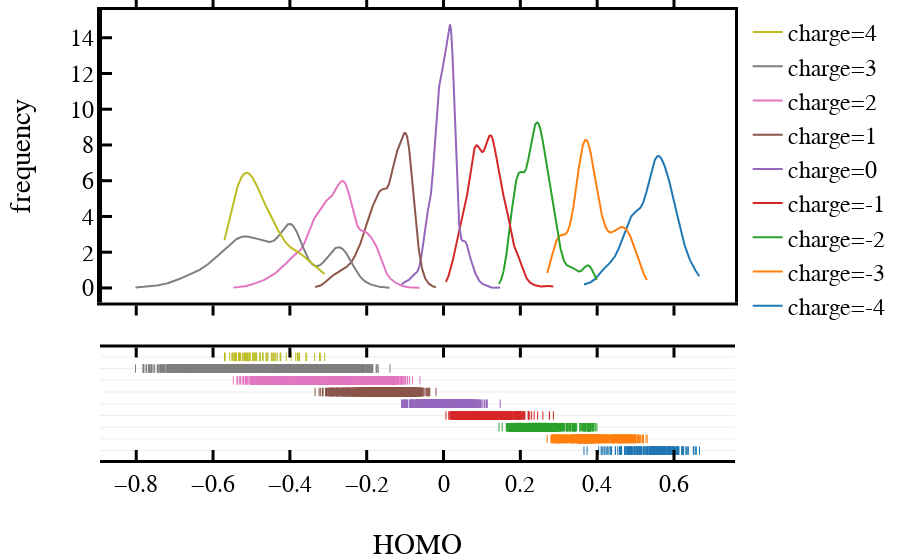

This figure's notebook cell:
### Code cell
import plotly.figure_factory as ff

hist_data, group_labels = [], []
for c in range(-4, 5):
    hist_data += [(df_good[df_good['charge'] == c]['alphaHOMO'].values+0.2)]
    group_labels += ['charge=%d'%c] # name of the dataset

fig = ff.create_distplot(hist_data, group_labels, show_hist=False)
layout = go.Layout()
layout.update(glob_layout)
layout["xaxis"].update({'title': "HOMO"})
layout["yaxis"].update({'title': 'frequency'})
fig.update(layout=layout)
fig.show()
# pio.write_image(fig, '2DEI_alphaHOMO_gap/demo/Pareto_fronts/distribution_HOMO.pdf')

### Figure 1 — Plotly figure (JSON) as saved in the notebook; plotly's stock layout.template omitted (floating-point values rounded to 4 significant figures; data arrays with more than 128 entries replaced by an {"elided": "..."} marker saying what was removed)
{"data": [{"legendgroup": "charge=-4", "marker": {"color": "rgb(31, 119, 180)"}, "mode": "lines", "name": "charge=-4", "showlegend": true, "type": "scatter", "uid": "b92a8999-516f-42b2-84f9-de6d641ae96d", "x": {"elided": "500 float values"}, "xaxis": "x", "y": {"elided": "500 float values"}, "yaxis": "y"}, {"legendgroup": "charge=-3", "marker": {"color": "rgb(255, 127, 14)"}, "mode": "lines", "name": "charge=-3", "showlegend": true, "type": "scatter", "uid": "c4cd6426-516a-47ee-974a-33cdfa29ec91", "x": {"elided": "500 float values"}, "xaxis": "x", "y": {"elided": "500 float values"}, "yaxis": "y"}, {"legendgroup": "charge=-2", "marker": {"color": "rgb(44, 160, 44)"}, "mode": "lines", "name": "charge=-2", "showlegend": true, "type": "scatter", "uid": "193fefc4-a457-4667-af97-fa8ad12f2446", "x": {"elided": "500 float values"}, "xaxis": "x", "y": {"elided": "500 float values"}, "yaxis": "y"}, {"legendgroup": "charge=-1", "marker": {"color": "rgb(214, 39, 40)"}, "mode": "lines", "name": "charge=-1", "showlegend": true, "type": "scatter", "uid": "713e578f-9d85-43ff-8604-ef40bf08ea0d", "x": {"elided": "500 float values"}, "xaxis": "x", "y": {"elided": "500 float values"}, "yaxis": "y"}, {"legendgroup": "charge=0", "marker": {"color": "rgb(148, 103, 189)"}, "mode": "lines", "name": "charge=0", "showlegend": true, "type": "scatter", "uid": "d0b54cbb-3380-483a-8f0e-bacb3c1753ac", "x": {"elided": "500 float values"}, "xaxis": "x", "y": {"elided": "500 float values"}, "yaxis": "y"}, {"legendgroup": "charge=1", "marker": {"color": "rgb(140, 86, 75)"}, "mode": "lines", "name": "charge=1", "showlegend": true, "type": "scatter", "uid": "bb8b37a6-8305-4918-9fd8-9f12ca87560a", "x": {"elided": "500 float values"}, "xaxis": "x", "y": {"elided": "500 float values"}, "yaxis": "y"}, {"legendgroup": "charge=2", "marker": {"color": "rgb(227, 119, 194)"}, "mode": "lines", "name": "charge=2", "showlegend": true, "type": "scatter", "uid": "8c63d08c-3887-4338-bb69-1eaaff731846", "x": {"elided": "500 float values"}, "xaxis": "x", "y": {"elided": "500 float values"}, "yaxis": "y"}, {"legendgroup": "charge=3", "marker": {"color": "rgb(127, 127, 127)"}, "mode": "lines", "name": "charge=3", "showlegend": true, "type": "scatter", "uid": "0a099912-4fa3-4f26-9903-bc71a5d3d301", "x": {"elided": "500 float values"}, "xaxis": "x", "y": {"elided": "500 float values"}, "yaxis": "y"}, {"legendgroup": "charge=4", "marker": {"color": "rgb(188, 189, 34)"}, "mode": "lines", "name": "charge=4", "showlegend": true, "type": "scatter", "uid": "5ffde470-c54a-408c-8c25-3c1707b0e9c5", "x": {"elided": "500 float values"}, "xaxis": "x", "y": {"elided": "500 float values"}, "yaxis": "y"}, {"legendgroup": "charge=-4", "marker": {"color": "rgb(31, 119, 180)", "symbol": "line-ns-open"}, "mode": "markers", "name": "charge=-4", "showlegend": false, "type": "scatter", "uid": "5837ce20-6897-4f5d-8ea1-8965d8e0f053", "x": {"elided": "242 float values"}, "xaxis": "x", "y": {"elided": "242 str values"}, "yaxis": "y2"}, {"legendgroup": "charge=-3", "marker": {"color": "rgb(255, 127, 14)", "symbol": "line-ns-open"}, "mode": "markers", "name": "charge=-3", "showlegend": false, "type": "scatter", "uid": "f945497b-bcf8-4d4a-86b2-5ed18a925b47", "x": {"elided": "691 float values"}, "xaxis": "x", "y": {"elided": "691 str values"}, "yaxis": "y2"}, {"legendgroup": "charge=-2", "marker": {"color": "rgb(44, 160, 44)", "symbol": "line-ns-open"}, "mode": "markers", "name": "charge=-2", "showlegend": false, "type": "scatter", "uid": "0782b31e-6248-49b6-9543-f4d154b8c719", "x": {"elided": "898 float values"}, "xaxis": "x", "y": {"elided": "898 str values"}, "yaxis": "y2"}, {"legendgroup": "charge=-1", "marker": {"color": "rgb(214, 39, 40)", "symbol": "line-ns-open"}, "mode": "markers", "name": "charge=-1", "showlegend": false, "type": "scatter", "uid": "7b19a60c-1987-43a5-83ba-def5c7643167", "x": {"elided": "1023 float values"}, "xaxis": "x", "y": {"elided": "1023 str values"}, "yaxis": "y2"}, {"legendgroup": "charge=0", "marker": {"color": "rgb(148, 103, 189)", "symbol": "line-ns-open"}, "mode": "markers", "name": "charge=0", "showlegend": false, "type": "scatter", "uid": "ea6a82e3-af59-4cc9-af31-3064842eb0a5", "x": {"elided": "2081 float values"}, "xaxis": "x", "y": {"elided": "2081 str values"}, "yaxis": "y2"}, {"legendgroup": "charge=1", "marker": {"color": "rgb(140, 86, 75)", "symbol": "line-ns-open"}, "mode": "markers", "name": "charge=1", "showlegend": false, "type": "scatter", "uid": "835eb4d2-a9f8-47cd-918b-341258ee86b8", "x": {"elided": "2464 float values"}, "xaxis": "x", "y": {"elided": "2464 str values"}, "yaxis": "y2"}, {"legendgroup": "charge=2", "marker": {"color": "rgb(227, 119, 194)", "symbol": "line-ns-open"}, "mode": "markers", "name": "charge=2", "showlegend": false, "type": "scatter", "uid": "ebb58dc3-9253-4e30-8f5d-6c779a5c949e", "x": {"elided": "8626 float values"}, "xaxis": "x", "y": {"elided": "8626 str values"}, "yaxis": "y2"}, {"legendgroup": "charge=3", "marker": {"color": "rgb(127, 127, 127)", "symbol": "line-ns-open"}, "mode": "markers", "name": "charge=3", "showlegend": false, "type": "scatter", "uid": "7d524ae7-6d06-4993-832d-0a3c2139a938", "x": {"elided": "5409 float values"}, "xaxis": "x", "y": {"elided": "5409 str values"}, "yaxis": "y2"}, {"legendgroup": "charge=4", "marker": {"color": "rgb(188, 189, 34)", "symbol": "line-ns-open"}, "mode": "markers", "name": "charge=4", "showlegend": false, "type": "scatter", "uid": "46f217f9-2ee3-4ce5-a594-ef2e7d738ce1", "x": [-0.5435, -0.4708, -0.4238, -0.5426, -0.5454, -0.4957, -0.4774, -0.4327, -0.4694, -0.528, -0.5154, -0.3783, -0.5396, -0.492, -0.4876, -0.5397, -0.5102, -0.3199, -0.4864, -0.5569, -0.5062, -0.5117, -0.5311, -0.5289, -0.3562, -0.491, -0.3966, -0.3584, -0.4592, -0.5062, -0.549, -0.4599, -0.5683, -0.4413, -0.5229, -0.5184, -0.4775, -0.4783, -0.4472, -0.3804, -0.5216, -0.5173, -0.4921, -0.4367, -0.3229, -0.3356, -0.3794, -0.4442, -0.5062, -0.5032, -0.5508, -0.5338, -0.4482, -0.4239, -0.5701, -0.4965, -0.5339, -0.3093, -0.4622, -0.4387, -0.4887, -0.4965, -0.5048, -0.4255, -0.457, -0.5126, -0.55, -0.3848, -0.4434, -0.5703, -0.4965, -0.5415, -0.4095, -0.3749, -0.5453, -0.5163, -0.5316, -0.3801], "xaxis": "x", "y": ["charge=4", "charge=4", "charge=4", "charge=4", "charge=4", "charge=4", "charge=4", "charge=4", "charge=4", "charge=4", "charge=4", "charge=4", "charge=4", "charge=4", "charge=4", "charge=4", "charge=4", "charge=4", "charge=4", "charge=4", "charge=4", "charge=4", "charge=4", "charge=4", "charge=4", "charge=4", "charge=4", "charge=4", "charge=4", "charge=4", "charge=4", "charge=4", "charge=4", "charge=4", "charge=4", "charge=4", "charge=4", "charge=4", "charge=4", "charge=4", "charge=4", "charge=4", "charge=4", "charge=4", "charge=4", "charge=4", "charge=4", "charge=4", "charge=4", "charge=4", "charge=4", "charge=4", "charge=4", "charge=4", "charge=4", "charge=4", "charge=4", "charge=4", "charge=4", "charge=4", "charge=4", "charge=4", "charge=4", "charge=4", "charge=4", "charge=4", "charge=4", "charge=4", "charge=4", "charge=4", "charge=4", "charge=4", "charge=4", "charge=4", "charge=4", "charge=4", "charge=4", "charge=4"], "yaxis": "y2"}], "layout": {"barmode": "overlay", "font": {"color": "black", "family": "Helvetica", "size": 24}, "hovermode": "closest", "legend": {"orientation": "v", "traceorder": "reversed"}, "margin": {"b": 100, "l": 100, "r": 10, "t": 10}, "xaxis": {"anchor": "y2", "color": "black", "domain": [0, 1], "linewidth": 3, "mirror": "allticks", "showgrid": false, "showline": true, "ticklen": 10, "ticks": "inside", "tickwidth": 3, "title": {"text": "HOMO"}, "zeroline": false}, "yaxis": {"anchor": "free", "color": "black", "domain": [0.35, 1], "linewidth": 3, "mirror": "allticks", "position": 0, "showgrid": false, "showline": true, "ticklen": 10, "ticks": "inside", "tickwidth": 3, "title": {"text": "frequency"}, "zeroline": false}, "yaxis2": {"anchor": "x", "domain": [0, 0.25], "dtick": 1, "showticklabels": false}}}
